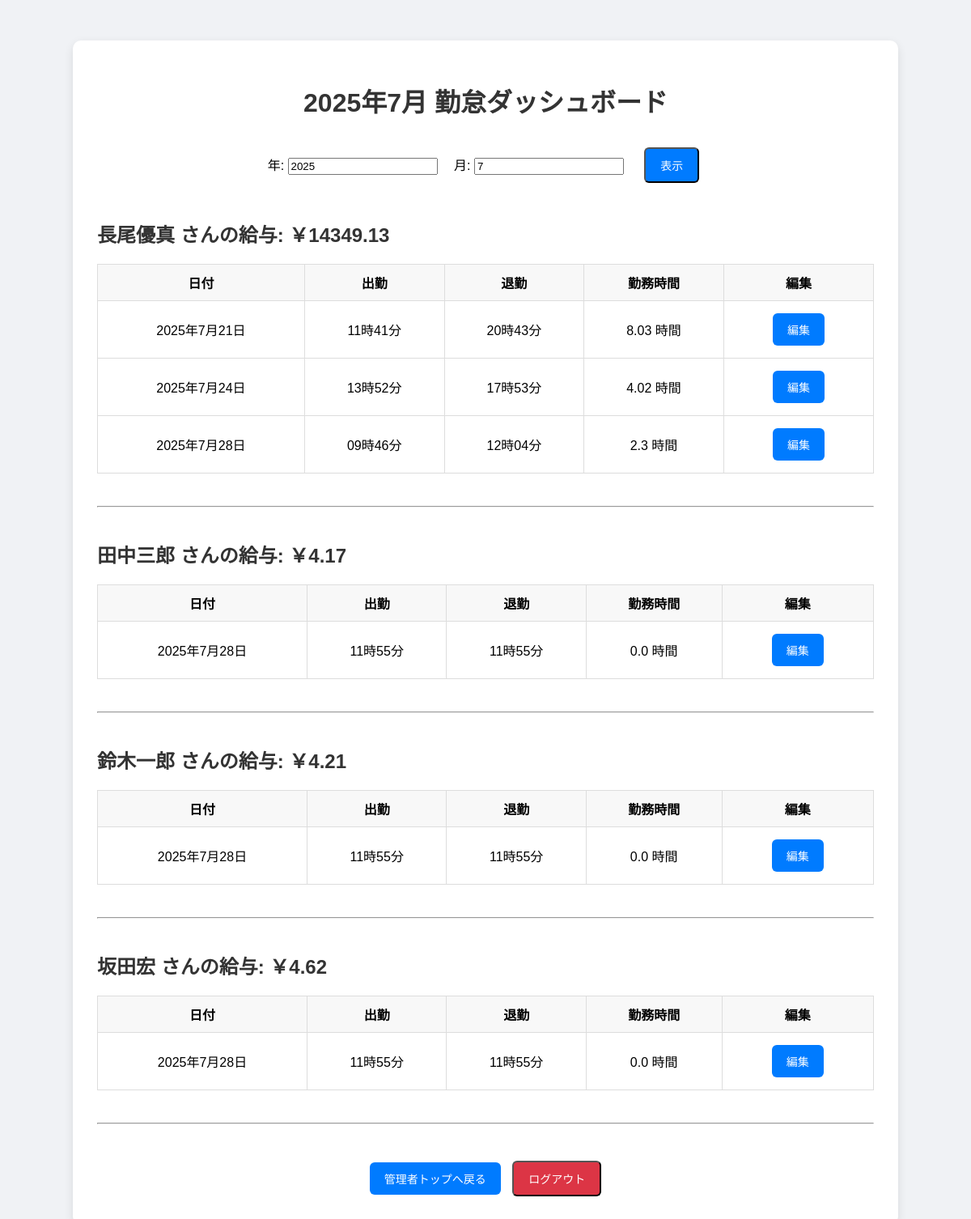
The app's page /attendance/admin_dashboard/ (signed in) with its own data.
### attendance/models.py (models this page shows, shortened)
class Employee(models.Model):
    user_id = models.CharField(max_length=100, unique=True)
    name = models.CharField(max_length=100)
    qr_image = models.ImageField(upload_to='qr_codes/', blank=True, null=True)  # ←これだけ残す
    def calculate_salary(self, year, month, hourly_wage=1000):
        from .models import Attendance  # 循環インポート防止
        records = Attendance.objects.filter(
            employee=self,
            date__year=year,
            date__month=month
        )
        total_seconds = 0
        for record in records:
            if record.clock_in and record.clock_out:
                duration = (record.clock_out - record.clock_in).total_seconds()
                hours = duration / 3600
                if hours > 8:
                    duration -= 3600  # 1時間の休憩
                elif hours > 6:
                    duration -= 45 * 60  # 45分の休憩
                total_seconds += max(duration, 0)  # マイナスにならないように
        total_hours = total_seconds / 3600
        return round(total_hours * hourly_wage, 2)

class Attendance(models.Model):
    employee = models.ForeignKey(Employee, on_delete=models.CASCADE)
    clock_in = models.DateTimeField(null=True, blank=True)
    clock_out = models.DateTimeField(null=True, blank=True)
    date = models.DateField(auto_now_add=True)
    @property
    def working_hours(self):
        if self.clock_in and self.clock_out:
            total_seconds = (self.clock_out - self.clock_in).total_seconds()
            hours = total_seconds / 3600
            if hours > 8:
                total_seconds -= 3600  # 1時間休憩
            elif hours > 6:
                total_seconds -= 45 * 60  # 45分休憩
            return round(total_seconds / 3600, 2)
        return 0

### attendance/views.py (the view)
# urls.py: path('admin_dashboard/', views.admin_dashboard, name='admin_dashboard'),
@user_passes_test(is_admin, login_url='admin_login')
@login_required(login_url='admin_login')
def admin_dashboard(request):
    form = MonthYearForm(request.GET or None)
    if form.is_valid():
        year = form.cleaned_data['year']
        month = form.cleaned_data['month']
    else:
        year = timezone.localtime().year
        month = timezone.localtime().month
    employees = Employee.objects.all()
    dashboard_data = []
    for emp in employees:
        salary = emp.calculate_salary(year, month)
        records = Attendance.objects.filter(employee=emp, date__year=year, date__month=month)
        dashboard_data.append({
            'employee': emp,
            'records': records,
            'salary': salary,
        })
    return render(request, 'attendance/admin_dashboard.html', {
        'form': form,
        'dashboard_data': dashboard_data,
        'year': year,
        'month': month,
    })

### attendance/views.py
class MonthYearForm(forms.Form):
    year = forms.IntegerField(label='年', initial=timezone.localtime().year)
    month = forms.IntegerField(label='月', initial=timezone.localtime().month)

### attendance/views.py (called while the page is built)
def is_admin(user):
    return user.is_authenticated and user.is_staff

### attendance/templates/attendance/admin_dashboard.html (shortened to what this page needs)
<!DOCTYPE html>
<html lang="ja">
<head>
</head>
<body>
    <div class="container">
        <h1>{{ year }}年{{ month }}月 勤怠ダッシュボード</h1>
        <form method="get">
            年: {{ form.year }}
            月: {{ form.month }}
            <button type="submit" class="button">表示</button>
        </form>
        {% for data in dashboard_data %}
            <h2 class="salary-heading">{{ data.employee.name }} さんの給与: ￥{{ data.salary }}</h2>
            <table>
                <thead>
                    <tr>
                        <th>日付</th>
                        <th>出勤</th>
                        <th>退勤</th>
                        <th>勤務時間</th>
                        <th>編集</th>
                    </tr>
                </thead>
                <tbody>
                    {% for record in data.records %}
                      <tr>
                        <td>{{ record.date|date:"Y年n月j日" }}</td>
                        <td>{{ record.clock_in|date:"H時i分" }}</td>
                        <td>{{ record.clock_out|date:"H時i分" }}</td>
                        <td>{{ record.working_hours }} 時間</td>
                        <td><a href="{% url 'edit_attendance' record.id %}" class="button">編集</a></td>
                      </tr>
                    {% endfor %}
                </tbody>
            </table>
            <hr>
        {% endfor %}
        <div class="link-area">
            <a href="{% url 'admin_home' %}" class="button">管理者トップへ戻る</a>
            <form method="POST" action="{% url 'admin_logout' %}" style="display: inline;">
                <button type="submit" class="button logout-btn">ログアウト</button>
            </form>
        </div>
    </div>
</body>
</html>

### attendance/templates/attendance/admin_dashboard.html (style rules this page uses)
body { font-family: 'Arial', sans-serif; background-color: #f0f2f5; margin: 0; padding: 0; }
.container { max-width: 960px; margin: 50px auto; padding: 30px; background-color: #fff; border-radius: 10px; box-shadow: 0 4px 12px rgba(0, 0, 0, 0.1); }
h1 { text-align: center; color: #333; margin-bottom: 30px; }
form { text-align: center; margin-bottom: 20px; }
table { width: 100%; border-collapse: collapse; margin-bottom: 30px; }
th, td { padding: 10px; border: 1px solid #ddd; text-align: center; }
th { background-color: #f8f8f8; }
.salary-heading { margin-top: 40px; color: #333; }
.button { display: inline-block; padding: 10px 18px; margin: 5px; background-color: #007bff; color: white; border-radius: 6px; text-decoration: none; font-size: 14px; }
.logout-btn { background-color: #dc3545; }
.link-area { text-align: center; margin-top: 20px; }
hr { margin: 40px 0; }

### records on screen
Employee: employee.name "長尾優真", salary "14349.13"
Attendance: date "2025年7月21日", clock_in "11時41分", clock_out "20時43分", working_hours "8.03"
Attendance: date "2025年7月24日", clock_in "13時52分", clock_out "17時53分", working_hours "4.02"
Attendance: date "2025年7月28日", clock_in "09時46分", clock_out "12時04分", working_hours "2.3"
Employee: employee.name "田中三郎", salary "4.17"
Attendance: date "2025年7月28日", clock_in "11時55分", clock_out "11時55分", working_hours "0.0"
Employee: employee.name "鈴木一郎", salary "4.21"
Attendance: date "2025年7月28日", clock_in "11時55分", clock_out "11時55分", working_hours "0.0"
Employee: employee.name "坂田宏", salary "4.62"
Attendance: date "2025年7月28日", clock_in "11時55分", clock_out "11時55分", working_hours "0.0"

### other values on screen
{{ year }} "2025"
{{ month }} "7"
